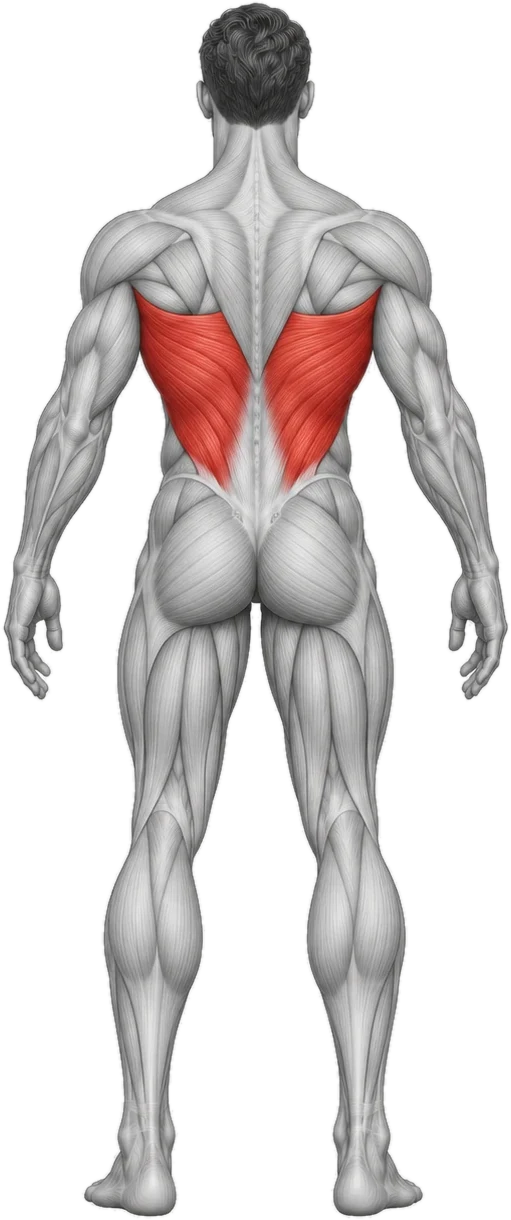
#> input picture assets/images/muscles/dorsali.webp, 511 x 1220 px, given in place of 1.webp, which was not available
$ python prepare_muscle_images.py ../assets/images/muscles
#> lines starting #> are read from the running program, lines starting #| are printed output that depends on the picture; after the words box and inside, x2 and y2 are one past the last pixel; in counts of white or black regions, pixels touching at a corner belong together
"""Prepara le illustrazioni dei muscoli per l'app.

Uso:  python tool/prepare_muscle_images.py <cartella_originali>

Gli originali sono quadrati 1254×1254 con sfondo grigio uniforme (~#E2E2E2)
e si chiamano 1.webp, 2.webp… (vedi NAMES). Per ognuno lo script:
1. ritaglia sulla figura (stesso ritaglio per tutti, così le figure
   restano della stessa grandezza);
2. rende trasparente lo sfondo grigio con un "secchiello" che parte dai
   bordi: diventa trasparente solo il grigio collegato all'esterno, non le
   zone chiare dentro il corpo;
3. sfuma di poco il contorno, così non si vedono scalini;
4. salva assets/images/muscles/<nome>.webp (con trasparenza).
"""
import sys
from collections import deque
from pathlib import Path

import numpy as np
from PIL import Image, ImageFilter

NAMES = {
    1: "petto", 2: "dorsali", 3: "femorali", 4: "spalle",
    5: "bicipiti", 6: "addome_obliqui", 7: "retto_addominale", 8: "quadricipiti",
    10: "tricipiti",  # la 9 era di nuovo i dorsali: scartata
    11: "glutei",
}
CROP = (352, 0, 898, 1254)   # la figura sta tra x 372 e 878 in tutte le immagini
TOLERANCE = 9                # quanto un pixel può scostarsi dal grigio di sfondo
OUT_DIR = Path(__file__).resolve().parent.parent / "assets" / "images" / "muscles"


def background_mask(rgb: np.ndarray) -> np.ndarray:
    """True dove c'è sfondo collegato ai bordi dell'immagine."""
    h, w, _ = rgb.shape
    # Il colore di sfondo: la mediana degli angoli.
    corners = np.array([rgb[2, 2], rgb[2, -3], rgb[-3, 2], rgb[-3, -3]], dtype=int)
    bg = np.median(corners, axis=0)
    close = np.abs(rgb.astype(int) - bg).max(axis=2) <= TOLERANCE

    # Secchiello (ricerca in ampiezza) a partire da tutti i pixel del bordo.
    seen = np.zeros((h, w), dtype=bool)
    queue = deque()
    for x in range(w):
        for y in (0, h - 1):
            if close[y, x] and not seen[y, x]:
                seen[y, x] = True
                queue.append((y, x))
    for y in range(h):
        for x in (0, w - 1):
            if close[y, x] and not seen[y, x]:
                seen[y, x] = True
                queue.append((y, x))
    while queue:
        y, x = queue.popleft()
        for ny, nx in ((y - 1, x), (y + 1, x), (y, x - 1), (y, x + 1)):
            if 0 <= ny < h and 0 <= nx < w and close[ny, nx] and not seen[ny, nx]:
                seen[ny, nx] = True
                queue.append((ny, nx))
    return seen


def process(src: Path, name: str) -> None:
    im = Image.open(src).convert("RGB").crop(CROP)
    rgb = np.asarray(im)
    alpha = np.where(background_mask(rgb), 0, 255).astype(np.uint8)
    # Contorno morbido: sfoca appena la maschera, poi tieni pieno l'interno.
    soft = np.asarray(Image.fromarray(alpha).filter(ImageFilter.GaussianBlur(0.8)))
    alpha = soft
    out = Image.fromarray(np.dstack([rgb, alpha]), "RGBA")
    # Ritaglia via i bordi completamente trasparenti.
    out = out.crop(out.getchannel("A").getbbox())
    out.save(OUT_DIR / f"{name}.webp", "WEBP", quality=88, method=6)
    print(f"{name}.webp  {out.size}")


def main() -> None:
    if len(sys.argv) != 2:
        sys.exit(__doc__)
    src_dir = Path(sys.argv[1])
    for number, name in NAMES.items():
        process(src_dir / f"{number}.webp", name)
#> in process, `im = Image.open(src).convert("RGB").crop(CROP)`:
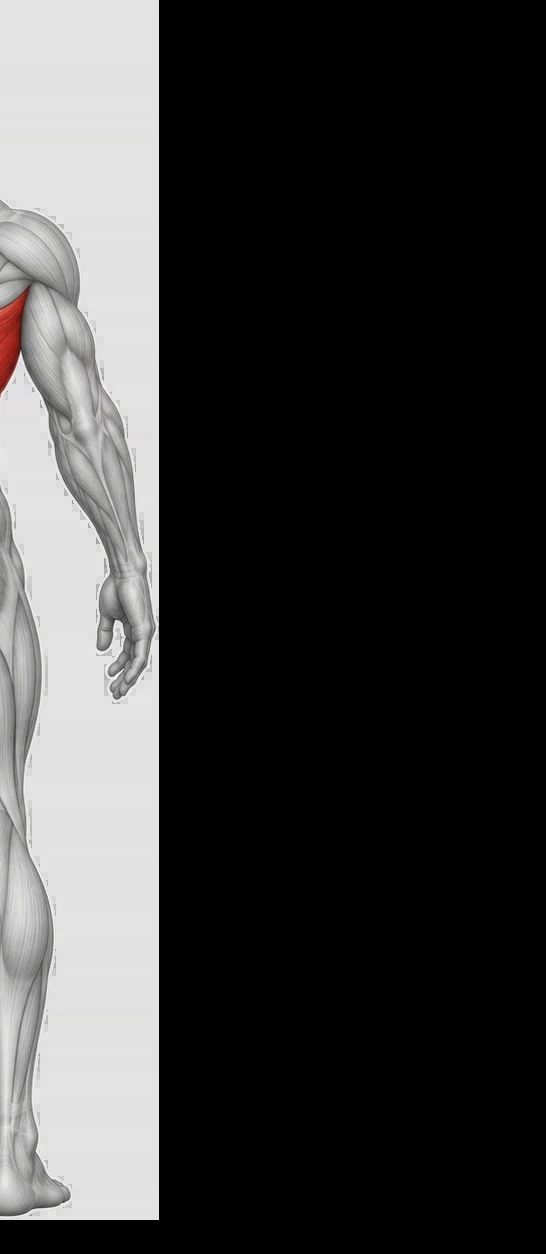
#> im: PIL image 546x1254 RGB; mean R, G, B 58.6, 58.4, 58.3
#> in background_mask, `corners = np.array([rgb[2, 2], rgb[2, -3], rgb[-3, 2], rgb[-3, -3]], d..`: corners = [[227, 227, 227], [0, 0, 0], [0, 0, 0], [0, 0, 0]]
#> in background_mask, `bg = np.median(corners, axis=0)`: bg = [0, 0, 0]
#> in background_mask, `close = np.abs(rgb.astype(int) - bg).max(axis=2) <= TOLERANCE`:
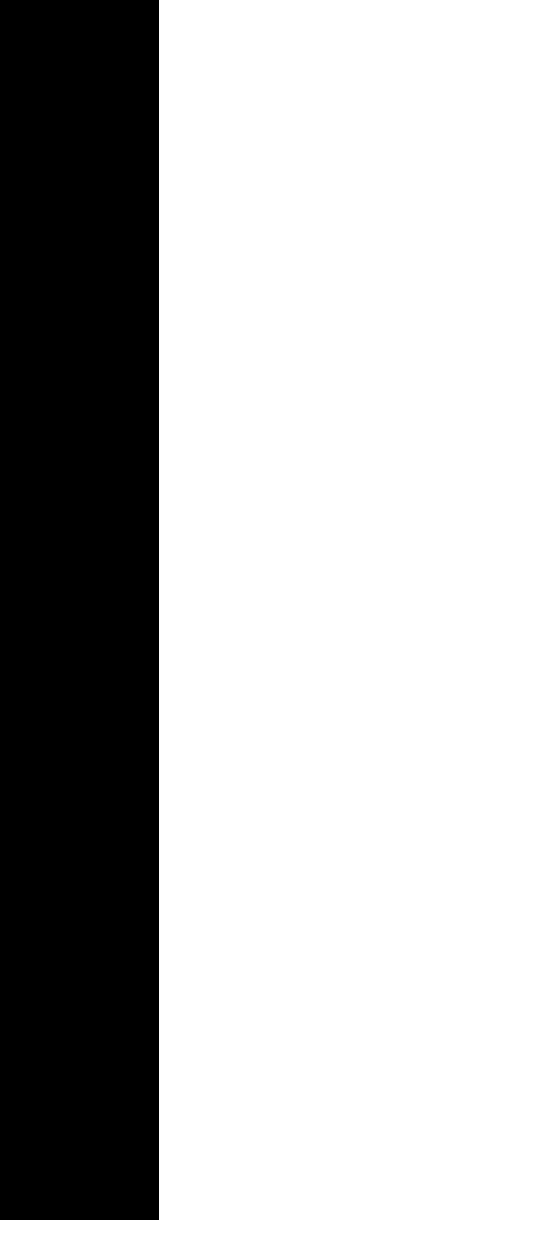
#> close: shape (1254, 546) bool; 71.7% white; 1 black region, box (x1, y1, x2, y2) and area: (0, 0, 159, 1220) 193980
#> after the loop in background_mask, `for x in range(w):`:
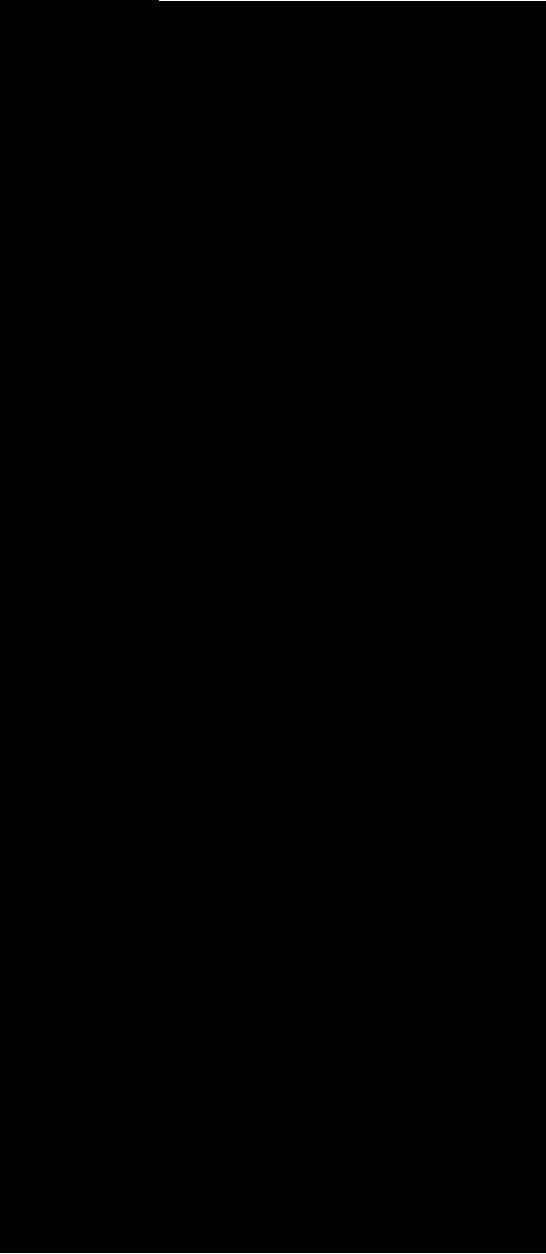
#> seen: shape (1254, 546) bool; 0.14% white in thin lines or dots
#> after the loop in background_mask, `for y in range(h):`:
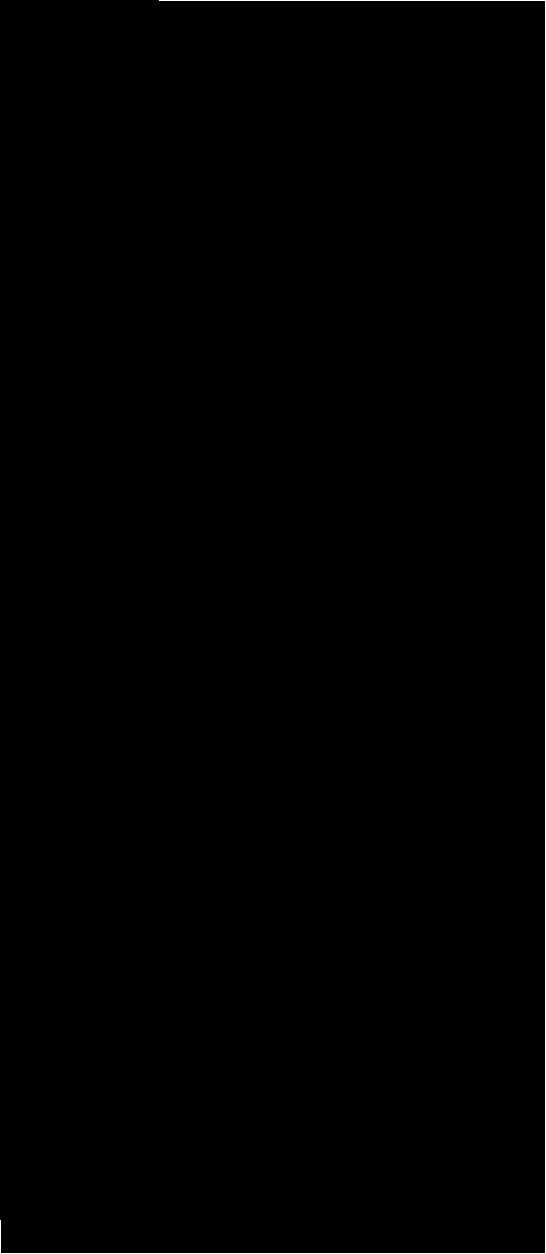
#> seen: shape (1254, 546) bool; 0.32% white in thin lines or dots
#> in process, `soft = np.asarray(Image.fromarray(alpha).filter(ImageFilter.GaussianBl..`:
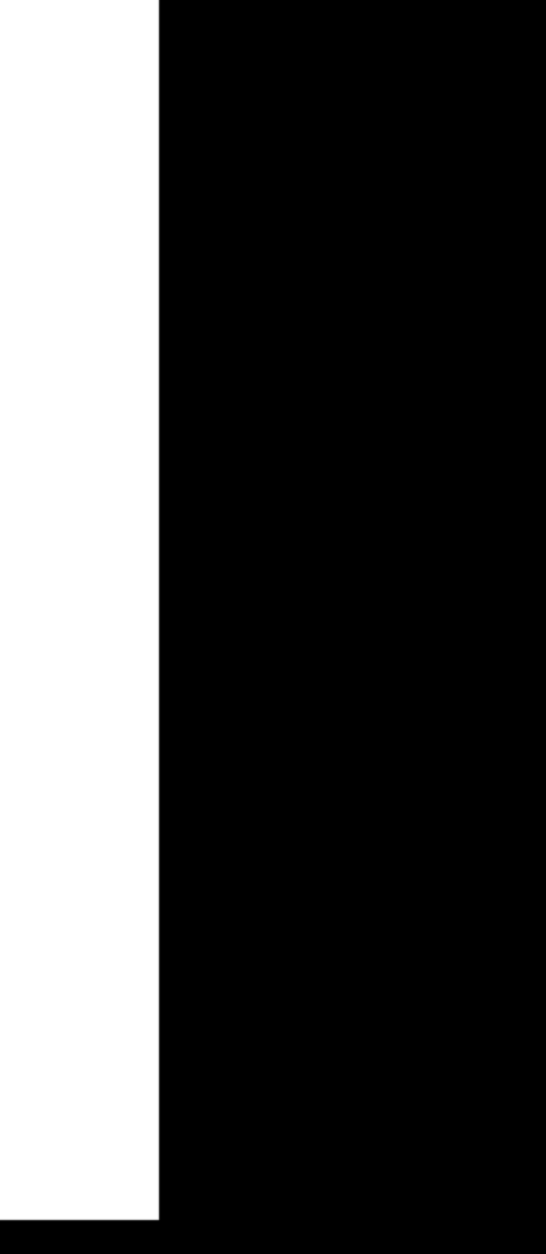
#> soft: shape (1254, 546); min 0, max 255, mean 72.2
#> in process, `out = Image.fromarray(np.dstack([rgb, alpha]), "RGBA")`:
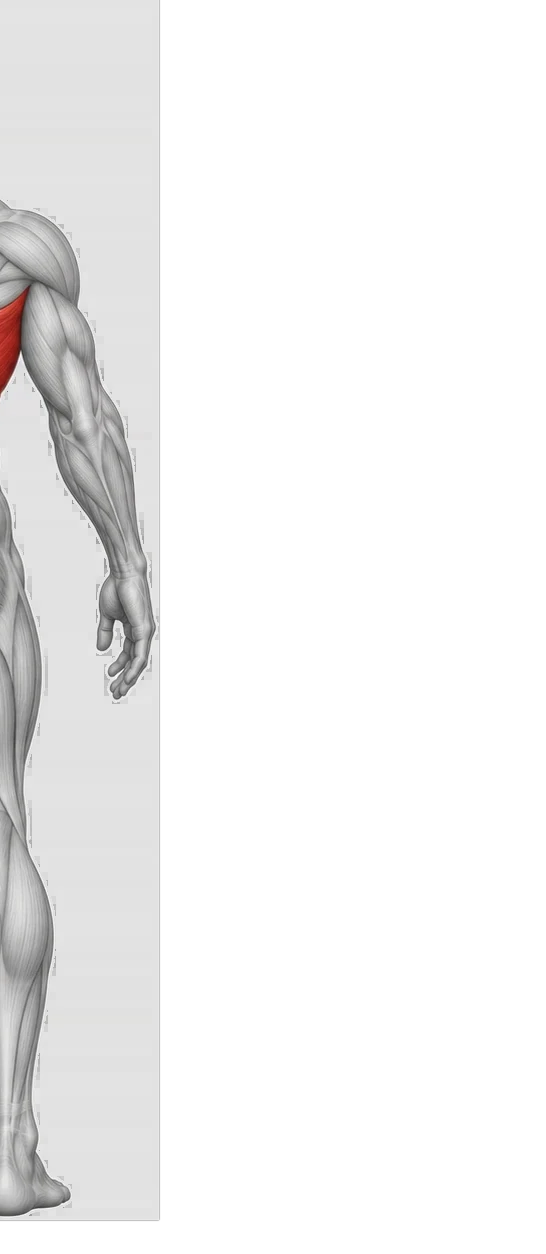
#> out: PIL image 546x1254 RGBA; mean R, G, B, A 58.6, 58.4, 58.3, 72.2; transparent parts drawn white
#> in process, `out = out.crop(out.getchannel("A").getbbox())`:
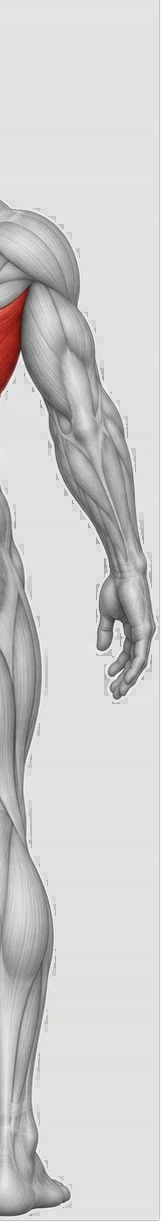
#> out: PIL image 161x1222 RGBA; mean R, G, B, A 204.1, 203.2, 202.9, 251.4; transparent parts drawn white
#| petto.webp  (161, 1222)
#> pass 2 of the loop in main, `for number, name in NAMES.items():`:
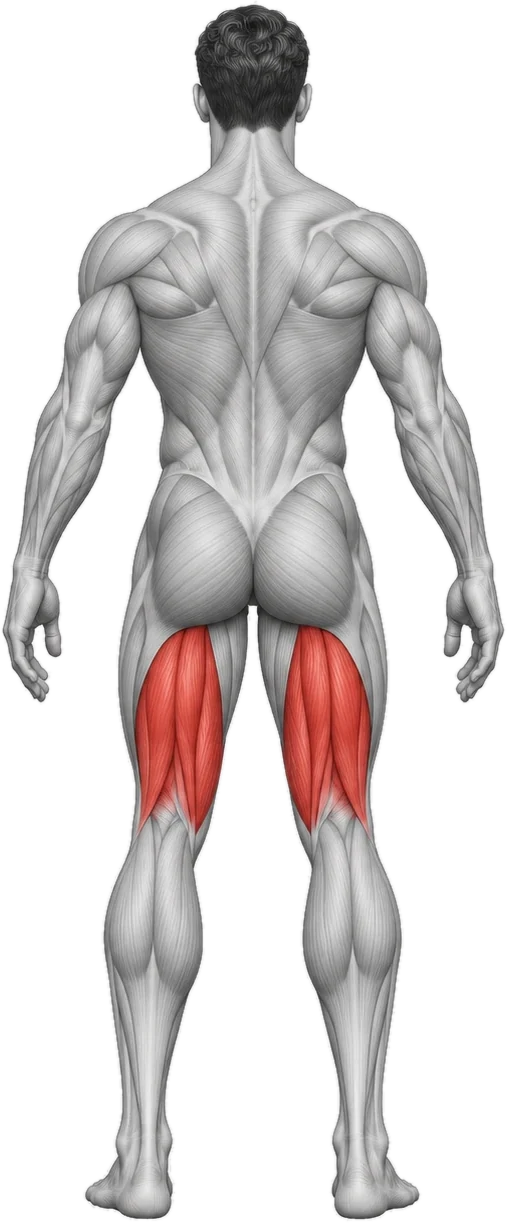
#> input picture assets/images/muscles/femorali.webp, 507 x 1223 px, given in place of 2.webp, which was not available
#> corners = [[228, 228, 228], [0, 0, 0], [0, 0, 0], [0, 0, 0]]
#> close: shape (1254, 546) bool; 72.3% white; 1 black region, box (x1, y1, x2, y2) and area: (0, 0, 155, 1223) 189565
#> after the loop in background_mask (call 2), `for y in range(h):`:
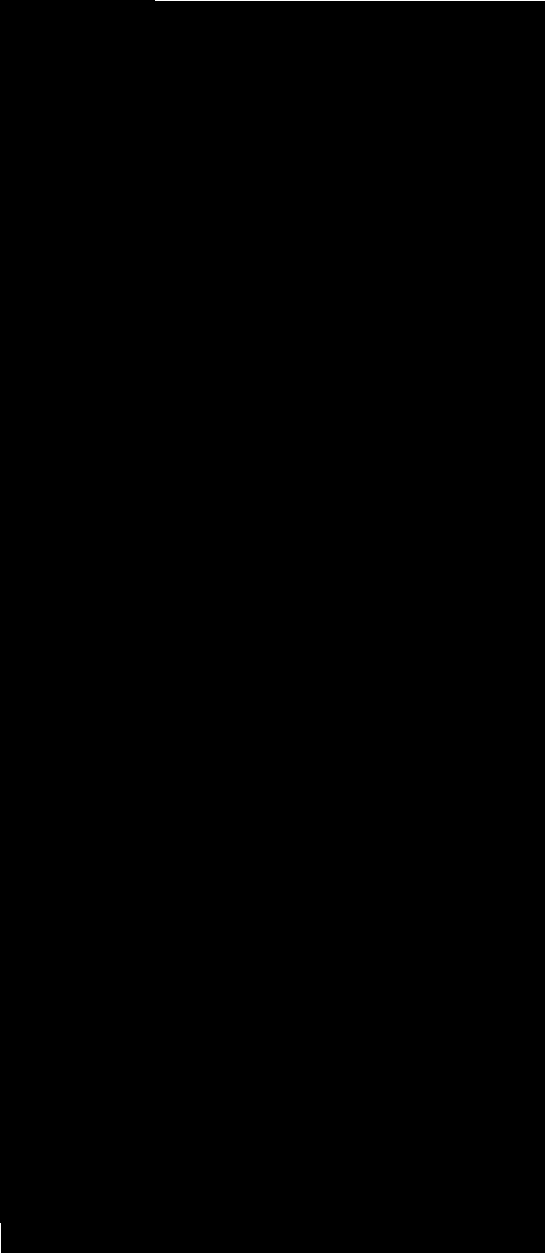
#> seen: shape (1254, 546) bool; 0.32% white in thin lines or dots
#> in process (call 2), `out = out.crop(out.getchannel("A").getbbox())`:
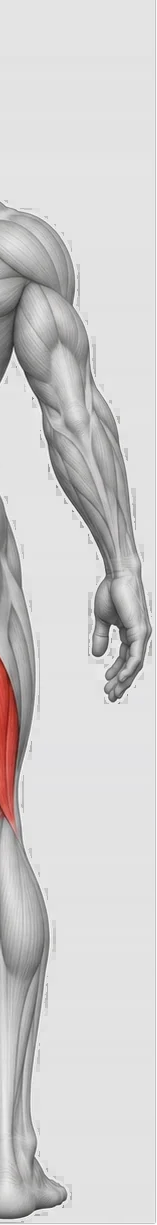
#> out: PIL image 157x1225 RGBA; mean R, G, B, A 205.8, 204.4, 204.2, 251.3; transparent parts drawn white
#| dorsali.webp  (157, 1225)


if __name__ == "__main__":
#> (the run stopped early here; a loop or call above may not have finished)
